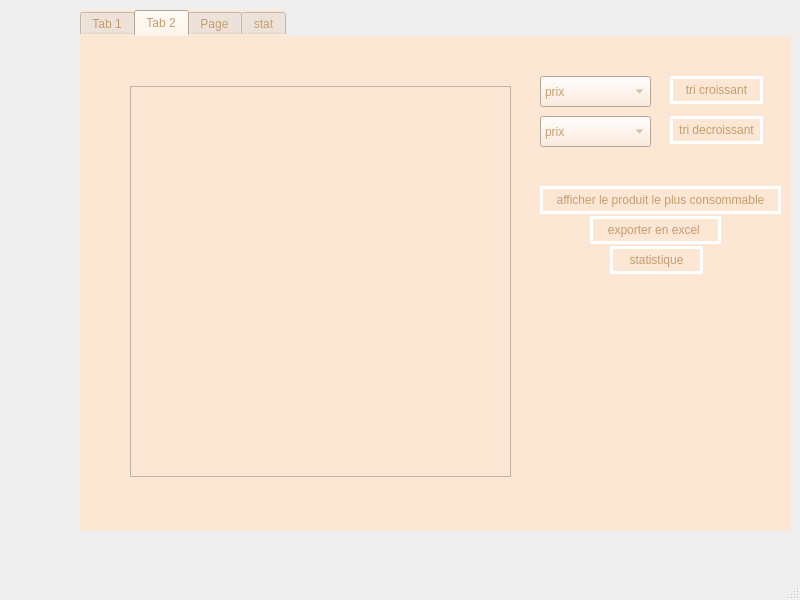
<?xml version="1.0" encoding="UTF-8"?>
<ui version="4.0">
 <class>MainWindow</class>
 <widget class="QMainWindow" name="MainWindow">
  <property name="geometry">
   <rect>
    <x>0</x>
    <y>0</y>
    <width>800</width>
    <height>600</height>
   </rect>
  </property>
  <property name="windowTitle">
   <string>MainWindow</string>
  </property>
  <property name="styleSheet">
   <string notr="true"/>
  </property>
  <widget class="QWidget" name="centralwidget">
   <widget class="QTabWidget" name="tabWidget">
    <property name="geometry">
     <rect>
      <x>80</x>
      <y>10</y>
      <width>711</width>
      <height>521</height>
     </rect>
    </property>
    <property name="styleSheet">
     <string notr="true">color: rgb(198, 156, 109);
border-color: rgb(117, 76, 36);
 background-color: rgb(252, 231, 212);

</string>
    </property>
    <property name="currentIndex">
     <number>1</number>
    </property>
    <widget class="QWidget" name="tab">
     <attribute name="title">
      <string>Tab 1</string>
     </attribute>
     <widget class="QGroupBox" name="groupBox">
      <property name="geometry">
       <rect>
        <x>20</x>
        <y>10</y>
        <width>461</width>
        <height>281</height>
       </rect>
      </property>
      <property name="styleSheet">
       <string notr="true">color: rgb(198, 156, 109);
border-color: rgb(117, 76, 36);

</string>
      </property>
      <property name="title">
       <string>ajouter un client</string>
      </property>
      <widget class="QLabel" name="label_2">
       <property name="geometry">
        <rect>
         <x>40</x>
         <y>40</y>
         <width>56</width>
         <height>16</height>
        </rect>
       </property>
       <property name="text">
        <string>ID</string>
       </property>
      </widget>
      <widget class="QLineEdit" name="lineEdit_id">
       <property name="geometry">
        <rect>
         <x>120</x>
         <y>40</y>
         <width>113</width>
         <height>22</height>
        </rect>
       </property>
       <property name="maxLength">
        <number>8</number>
       </property>
      </widget>
      <widget class="QLabel" name="label_3">
       <property name="geometry">
        <rect>
         <x>30</x>
         <y>80</y>
         <width>56</width>
         <height>16</height>
        </rect>
       </property>
       <property name="text">
        <string>Prix</string>
       </property>
      </widget>
      <widget class="QLineEdit" name="lineEdit_prix">
       <property name="geometry">
        <rect>
         <x>120</x>
         <y>80</y>
         <width>113</width>
         <height>22</height>
        </rect>
       </property>
       <property name="text">
        <string/>
       </property>
       <property name="maxLength">
        <number>32767</number>
       </property>
      </widget>
      <widget class="QLabel" name="label_4">
       <property name="geometry">
        <rect>
         <x>30</x>
         <y>150</y>
         <width>56</width>
         <height>16</height>
        </rect>
       </property>
       <property name="text">
        <string>Quantité</string>
       </property>
      </widget>
      <widget class="QLineEdit" name="lineEdit_quantite">
       <property name="geometry">
        <rect>
         <x>120</x>
         <y>150</y>
         <width>113</width>
         <height>22</height>
        </rect>
       </property>
      </widget>
      <widget class="QLabel" name="label_5">
       <property name="geometry">
        <rect>
         <x>20</x>
         <y>120</y>
         <width>81</width>
         <height>16</height>
        </rect>
       </property>
       <property name="text">
        <string>Produit soldé</string>
       </property>
      </widget>
      <widget class="QLineEdit" name="lineEdit_produit_solde">
       <property name="geometry">
        <rect>
         <x>120</x>
         <y>120</y>
         <width>113</width>
         <height>22</height>
        </rect>
       </property>
       <property name="maxLength">
        <number>4</number>
       </property>
       <property name="placeholderText">
        <string>float from 0 to 1</string>
       </property>
      </widget>
      <widget class="QPushButton" name="pushButton_ajouter">
       <property name="geometry">
        <rect>
         <x>350</x>
         <y>60</y>
         <width>93</width>
         <height>28</height>
        </rect>
       </property>
       <property name="styleSheet">
        <string notr="true">QPushButton:hover {
color:#fff;
border:15px;
background: rgb(198, 156, 109);
}
QPushButton{
 border: 3px solid white;
}</string>
       </property>
       <property name="text">
        <string>ajouter</string>
       </property>
      </widget>
      <widget class="QPushButton" name="pushButton_modifier">
       <property name="geometry">
        <rect>
         <x>350</x>
         <y>100</y>
         <width>93</width>
         <height>28</height>
        </rect>
       </property>
       <property name="styleSheet">
        <string notr="true">QPushButton:hover {
color:#fff;
border:15px;
background: rgb(198, 156, 109);
}
QPushButton{
 border: 3px solid white;
}</string>
       </property>
       <property name="text">
        <string>modifier</string>
       </property>
      </widget>
      <widget class="QLabel" name="label_6">
       <property name="geometry">
        <rect>
         <x>20</x>
         <y>190</y>
         <width>91</width>
         <height>20</height>
        </rect>
       </property>
       <property name="text">
        <string>id_fournisseur</string>
       </property>
      </widget>
      <widget class="QComboBox" name="comboBox">
       <property name="geometry">
        <rect>
         <x>110</x>
         <y>180</y>
         <width>73</width>
         <height>22</height>
        </rect>
       </property>
      </widget>
      <widget class="QPushButton" name="pushButton_combo">
       <property name="geometry">
        <rect>
         <x>190</x>
         <y>180</y>
         <width>171</width>
         <height>31</height>
        </rect>
       </property>
       <property name="styleSheet">
        <string notr="true">QPushButton{
 border: 3px solid white;
}
QPushButton:hover {
color:#fff;
border:15px;
background: rgb(198, 156, 109);
}</string>
       </property>
       <property name="text">
        <string>actualiser les fournisseurs</string>
       </property>
      </widget>
      <widget class="QLabel" name="label_7">
       <property name="geometry">
        <rect>
         <x>20</x>
         <y>230</y>
         <width>81</width>
         <height>16</height>
        </rect>
       </property>
       <property name="text">
        <string>nom produit</string>
       </property>
      </widget>
      <widget class="QLineEdit" name="lineEdit_nomproduit">
       <property name="geometry">
        <rect>
         <x>120</x>
         <y>220</y>
         <width>113</width>
         <height>22</height>
        </rect>
       </property>
      </widget>
     </widget>
     <widget class="QGroupBox" name="groupBox_2">
      <property name="geometry">
       <rect>
        <x>140</x>
        <y>300</y>
        <width>251</width>
        <height>151</height>
       </rect>
      </property>
      <property name="styleSheet">
       <string notr="true">color: rgb(198, 156, 109);</string>
      </property>
      <property name="title">
       <string>supprimer un client</string>
      </property>
      <widget class="QLabel" name="label">
       <property name="geometry">
        <rect>
         <x>20</x>
         <y>30</y>
         <width>211</width>
         <height>16</height>
        </rect>
       </property>
       <property name="text">
        <string>choisir l'id de produit a supprimer :</string>
       </property>
      </widget>
      <widget class="QLineEdit" name="lineEdit_cin_supp">
       <property name="geometry">
        <rect>
         <x>30</x>
         <y>60</y>
         <width>161</width>
         <height>22</height>
        </rect>
       </property>
       <property name="maxLength">
        <number>8</number>
       </property>
       <property name="placeholderText">
        <string>                 ID</string>
       </property>
      </widget>
      <widget class="QPushButton" name="pushButton_supprimer">
       <property name="geometry">
        <rect>
         <x>60</x>
         <y>110</y>
         <width>93</width>
         <height>28</height>
        </rect>
       </property>
       <property name="styleSheet">
        <string notr="true">QPushButton:hover {
color:#fff;
border:15px;
background: rgb(198, 156, 109);
}
QPushButton{
 border: 3px solid white;
}</string>
       </property>
       <property name="text">
        <string>supprimer</string>
       </property>
      </widget>
     </widget>
    </widget>
    <widget class="QWidget" name="tab_2">
     <attribute name="title">
      <string>Tab 2</string>
     </attribute>
     <widget class="QPushButton" name="pushButton">
      <property name="geometry">
       <rect>
        <x>460</x>
        <y>150</y>
        <width>241</width>
        <height>28</height>
       </rect>
      </property>
      <property name="styleSheet">
       <string notr="true">QPushButton:hover {
color:#fff;
border:15px;
background: rgb(198, 156, 109);
}
QPushButton{
 border: 3px solid white;
}</string>
      </property>
      <property name="text">
       <string>afficher le produit le plus consommable</string>
      </property>
     </widget>
     <widget class="QPushButton" name="pushButton_5">
      <property name="geometry">
       <rect>
        <x>510</x>
        <y>180</y>
        <width>131</width>
        <height>28</height>
       </rect>
      </property>
      <property name="styleSheet">
       <string notr="true">QPushButton:hover {
color:#fff;
border:15px;
background: rgb(198, 156, 109);
}
QPushButton{
 border: 3px solid white;
}</string>
      </property>
      <property name="text">
       <string>exporter en excel </string>
      </property>
     </widget>
     <widget class="QPushButton" name="pushButton_6">
      <property name="geometry">
       <rect>
        <x>530</x>
        <y>210</y>
        <width>93</width>
        <height>28</height>
       </rect>
      </property>
      <property name="styleSheet">
       <string notr="true">QPushButton:hover {
color:#fff;
border:15px;
background: rgb(198, 156, 109);
}
QPushButton{
 border: 3px solid white;
}</string>
      </property>
      <property name="text">
       <string>statistique</string>
      </property>
     </widget>
     <widget class="QTableView" name="tableView">
      <property name="geometry">
       <rect>
        <x>50</x>
        <y>50</y>
        <width>381</width>
        <height>391</height>
       </rect>
      </property>
     </widget>
     <widget class="QComboBox" name="comboBox_tri">
      <property name="geometry">
       <rect>
        <x>460</x>
        <y>40</y>
        <width>111</width>
        <height>31</height>
       </rect>
      </property>
      <item>
       <property name="text">
        <string>prix</string>
       </property>
      </item>
      <item>
       <property name="text">
        <string>produitsolde</string>
       </property>
      </item>
      <item>
       <property name="text">
        <string>quantite</string>
       </property>
      </item>
      <item>
       <property name="text">
        <string/>
       </property>
      </item>
     </widget>
     <widget class="QPushButton" name="pushButton_tri">
      <property name="geometry">
       <rect>
        <x>590</x>
        <y>40</y>
        <width>93</width>
        <height>28</height>
       </rect>
      </property>
      <property name="styleSheet">
       <string notr="true">QPushButton:hover {
color:#fff;
border:15px;
background: rgb(198, 156, 109);
}
QPushButton{
 border: 3px solid white;
}</string>
      </property>
      <property name="text">
       <string>tri croissant</string>
      </property>
     </widget>
     <widget class="QPushButton" name="pushButton_trid">
      <property name="geometry">
       <rect>
        <x>590</x>
        <y>80</y>
        <width>93</width>
        <height>28</height>
       </rect>
      </property>
      <property name="styleSheet">
       <string notr="true">QPushButton:hover {
color:#fff;
border:15px;
background: rgb(198, 156, 109);
}
QPushButton{
 border: 3px solid white;
}</string>
      </property>
      <property name="text">
       <string>tri decroissant</string>
      </property>
     </widget>
     <widget class="QComboBox" name="comboBox_trid">
      <property name="geometry">
       <rect>
        <x>460</x>
        <y>80</y>
        <width>111</width>
        <height>31</height>
       </rect>
      </property>
      <item>
       <property name="text">
        <string>prix</string>
       </property>
      </item>
      <item>
       <property name="text">
        <string>produitsolde</string>
       </property>
      </item>
      <item>
       <property name="text">
        <string>quantite</string>
       </property>
      </item>
     </widget>
    </widget>
    <widget class="QWidget" name="tab_3">
     <attribute name="title">
      <string>Page</string>
     </attribute>
     <widget class="QTableView" name="tableView_2">
      <property name="geometry">
       <rect>
        <x>80</x>
        <y>70</y>
        <width>501</width>
        <height>331</height>
       </rect>
      </property>
     </widget>
     <widget class="QLineEdit" name="lineEdit_rech">
      <property name="geometry">
       <rect>
        <x>330</x>
        <y>30</y>
        <width>113</width>
        <height>22</height>
       </rect>
      </property>
      <property name="styleSheet">
       <string notr="true"/>
      </property>
      <property name="placeholderText">
       <string>tapez ici</string>
      </property>
     </widget>
     <widget class="QStackedWidget" name="stackedWidget">
      <property name="geometry">
       <rect>
        <x>-1</x>
        <y>-21</y>
        <width>711</width>
        <height>521</height>
       </rect>
      </property>
      <widget class="QWidget" name="page">
       <widget class="QComboBox" name="comboBox_chercher">
        <property name="geometry">
         <rect>
          <x>210</x>
          <y>50</y>
          <width>101</width>
          <height>22</height>
         </rect>
        </property>
        <item>
         <property name="text">
          <string>id_produit</string>
         </property>
        </item>
        <item>
         <property name="text">
          <string>prix</string>
         </property>
        </item>
        <item>
         <property name="text">
          <string>quantite</string>
         </property>
        </item>
       </widget>
       <widget class="QPushButton" name="pushButton_3">
        <property name="geometry">
         <rect>
          <x>470</x>
          <y>50</y>
          <width>93</width>
          <height>28</height>
         </rect>
        </property>
        <property name="text">
         <string>chercher</string>
        </property>
       </widget>
      </widget>
      <widget class="QWidget" name="page_2"/>
     </widget>
     <zorder>stackedWidget</zorder>
     <zorder>tableView_2</zorder>
     <zorder>lineEdit_rech</zorder>
    </widget>
    <widget class="QWidget" name="tab_4">
     <attribute name="title">
      <string>stat</string>
     </attribute>
     <widget class="QWidget" name="widget" native="true">
      <property name="geometry">
       <rect>
        <x>10</x>
        <y>-1</y>
        <width>691</width>
        <height>491</height>
       </rect>
      </property>
      <widget class="QCustomPlot" name="plot" native="true">
       <property name="geometry">
        <rect>
         <x>10</x>
         <y>10</y>
         <width>661</width>
         <height>461</height>
        </rect>
       </property>
      </widget>
     </widget>
    </widget>
   </widget>
  </widget>
  <widget class="QMenuBar" name="menubar">
   <property name="geometry">
    <rect>
     <x>0</x>
     <y>0</y>
     <width>800</width>
     <height>26</height>
    </rect>
   </property>
  </widget>
  <widget class="QStatusBar" name="statusbar"/>
 </widget>
 <customwidgets>
  <customwidget>
   <class>QCustomPlot</class>
   <extends>QWidget</extends>
   <header>qcustomplot.h</header>
   <container>1</container>
  </customwidget>
 </customwidgets>
 <resources/>
 <connections/>
</ui>
